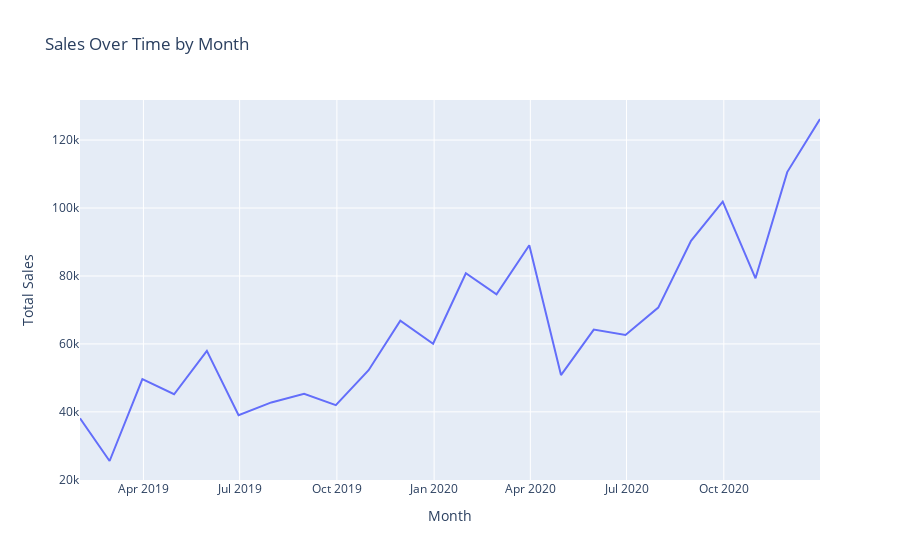

Notebook code for this chart:
### Code cell
# Convert 'Order Date' to datetime
data['Order Date'] = pd.to_datetime(data['Order Date'])

# Group by month and sum 'Sales'
sales_by_month = data.resample('M', on='Order Date')['Sales'].sum().reset_index()

# Create Plotly trace
trace = go.Scatter(x=sales_by_month['Order Date'], y=sales_by_month['Sales'], mode='lines')

# Create layout
layout = go.Layout(title='Sales Over Time by Month', xaxis=dict(title='Month'), yaxis=dict(title='Total Sales'), hovermode='closest')

# Create figure
fig = go.Figure(data=[trace], layout=layout)

# Show plot
fig.show()

### Figure 1 — Plotly figure (JSON) as saved in the notebook; plotly's stock layout.template omitted (floating-point values rounded to 4 significant figures)
{"data": [{"mode": "lines", "type": "scatter", "x": ["2019-01-31T00:00:00", "2019-02-28T00:00:00", "2019-03-31T00:00:00", "2019-04-30T00:00:00", "2019-05-31T00:00:00", "2019-06-30T00:00:00", "2019-07-31T00:00:00", "2019-08-31T00:00:00", "2019-09-30T00:00:00", "2019-10-31T00:00:00", "2019-11-30T00:00:00", "2019-12-31T00:00:00", "2020-01-31T00:00:00", "2020-02-29T00:00:00", "2020-03-31T00:00:00", "2020-04-30T00:00:00", "2020-05-31T00:00:00", "2020-06-30T00:00:00", "2020-07-31T00:00:00", "2020-08-31T00:00:00", "2020-09-30T00:00:00", "2020-10-31T00:00:00", "2020-11-30T00:00:00", "2020-12-31T00:00:00"], "y": [38120.0, 25540.0, 49610.0, 45190.0, 57960.0, 38990.0, 42770.0, 45340.0, 41990.0, 52270.0, 66840.0, 60050.0, 80810.0, 74620.0, 89020.0, 50830.0, 64210.0, 62650.0, 70680.0, 90340.0, 101900.0, 79310.0, 110600.0, 126200.0]}], "layout": {"hovermode": "closest", "title": {"text": "Sales Over Time by Month"}, "xaxis": {"title": {"text": "Month"}}, "yaxis": {"title": {"text": "Total Sales"}}}}
